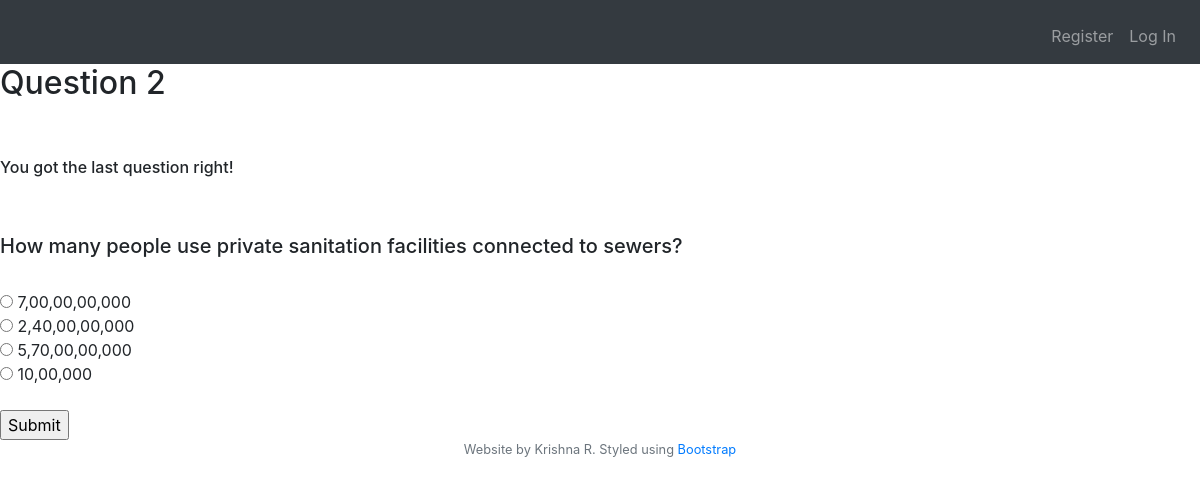
The app's page /question2 with its own data.
### tables this page shows
CREATE TABLE "1_q" (
	"q_id"	INTEGER NOT NULL PRIMARY KEY AUTOINCREMENT UNIQUE,
	"question"	TEXT NOT NULL,
	"opt1"	TEXT NOT NULL,
	"opt2"	TEXT NOT NULL,
	"opt3"	TEXT NOT NULL,
	"opt4"	TEXT NOT NULL,
	"ans"	TEXT NOT NULL
);

### application.py (the view, shortened to what this page needs)
@app.route("/question2", methods=["GET", "POST"])
def question2():
    if request.method == "GET":
        q = db.execute("SELECT question FROM '1_q' WHERE q_id='2'")
        q = q[0]['question']
        print(q)
        opt = db.execute("SELECT opt1, opt2, opt3, opt4 FROM '1_q' WHERE q_id='2'")
        opt = opt[0]
        opt_list = []
        for key in opt:
            opt_list.append(opt[key])
        return render_template("question2.html", question = q, opt_list = opt_list)

### application.py (called while the page is built)
@app.after_request
def after_request(response):
    response.headers["Cache-Control"] = "no-cache, no-store, must-revalidate"
    response.headers["Expires"] = 0
    response.headers["Pragma"] = "no-cache"
    return response

### templates/question2.html (shortened to what this page needs)
{% extends "layout.html" %}
{% block main %}
    <h2>Question 2</h2>
    <br><br>
    <h6>You got the last question right!</h6>
    <br><br>
    <h5>{{ question }}</h5>
    <br>
    <form action="/question2" method="post">
        <input type="radio" name="answer" value="opt1">  {{ opt_list[0] }}<br>
        <input type="radio" name="answer" value="opt2">  {{ opt_list[1] }}<br>
        <input type="radio" name="answer" value="opt3">  {{ opt_list[2] }}<br>
        <input type="radio" name="answer" value="opt4">  {{ opt_list[3] }}<br><br>
        <input type="submit">
    </form>
{% endblock %}

### records on screen
1_q: question "How many people use private sanitation facilities connected to sewers?", opt1 "7,00,00,00,000", opt2 "2,40,00,00,000", opt3 "5,70,00,00,000", opt4 "10,00,000"
